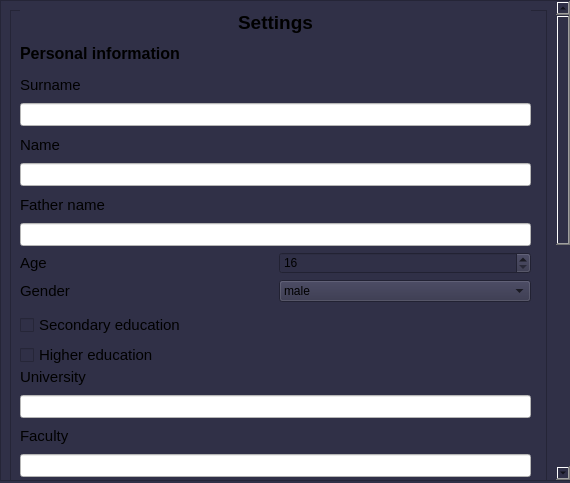
<?xml version="1.0" encoding="UTF-8"?>
<ui version="4.0">
 <class>Settings</class>
 <widget class="QDialog" name="Settings">
  <property name="geometry">
   <rect>
    <x>0</x>
    <y>0</y>
    <width>570</width>
    <height>483</height>
   </rect>
  </property>
  <property name="minimumSize">
   <size>
    <width>570</width>
    <height>483</height>
   </size>
  </property>
  <property name="maximumSize">
   <size>
    <width>570</width>
    <height>483</height>
   </size>
  </property>
  <property name="windowTitle">
   <string>Settings</string>
  </property>
  <property name="styleSheet">
   <string notr="true">background-color: rgb(48, 48, 71);</string>
  </property>
  <widget class="QScrollArea" name="scrollArea">
   <property name="geometry">
    <rect>
     <x>0</x>
     <y>0</y>
     <width>571</width>
     <height>481</height>
    </rect>
   </property>
   <property name="minimumSize">
    <size>
     <width>571</width>
     <height>481</height>
    </size>
   </property>
   <property name="maximumSize">
    <size>
     <width>571</width>
     <height>16777215</height>
    </size>
   </property>
   <property name="widgetResizable">
    <bool>true</bool>
   </property>
   <widget class="QWidget" name="scrollAreaWidgetContents_2">
    <property name="geometry">
     <rect>
      <x>0</x>
      <y>-305</y>
      <width>555</width>
      <height>938</height>
     </rect>
    </property>
    <layout class="QHBoxLayout" name="horizontalLayout_2">
     <item>
      <widget class="QFrame" name="frame">
       <property name="minimumSize">
        <size>
         <width>0</width>
         <height>920</height>
        </size>
       </property>
       <property name="styleSheet">
        <string notr="true"/>
       </property>
       <property name="frameShape">
        <enum>QFrame::StyledPanel</enum>
       </property>
       <property name="frameShadow">
        <enum>QFrame::Raised</enum>
       </property>
       <widget class="QCheckBox" name="student_cbox">
        <property name="geometry">
         <rect>
          <x>10</x>
          <y>620</y>
          <width>507</width>
          <height>20</height>
         </rect>
        </property>
        <property name="font">
         <font>
          <pointsize>11</pointsize>
         </font>
        </property>
        <property name="layoutDirection">
         <enum>Qt::RightToLeft</enum>
        </property>
        <property name="text">
         <string>Still learning</string>
        </property>
       </widget>
       <widget class="QWidget" name="layoutWidget">
        <property name="geometry">
         <rect>
          <x>10</x>
          <y>640</y>
          <width>511</width>
          <height>231</height>
         </rect>
        </property>
        <layout class="QVBoxLayout" name="verticalLayout">
         <item>
          <widget class="QLabel" name="label_19">
           <property name="font">
            <font>
             <pointsize>12</pointsize>
             <bold>true</bold>
            </font>
           </property>
           <property name="text">
            <string>Interests</string>
           </property>
          </widget>
         </item>
         <item>
          <widget class="QTextEdit" name="interests_edit">
           <property name="font">
            <font>
             <pointsize>11</pointsize>
            </font>
           </property>
          </widget>
         </item>
        </layout>
       </widget>
       <widget class="QWidget" name="layoutWidget">
        <property name="geometry">
         <rect>
          <x>10</x>
          <y>880</y>
          <width>511</width>
          <height>41</height>
         </rect>
        </property>
        <layout class="QFormLayout" name="formLayout">
         <item row="0" column="0">
          <widget class="QPushButton" name="pushButton">
           <property name="minimumSize">
            <size>
             <width>250</width>
             <height>0</height>
            </size>
           </property>
           <property name="font">
            <font>
             <pointsize>12</pointsize>
            </font>
           </property>
           <property name="text">
            <string>Back</string>
           </property>
          </widget>
         </item>
         <item row="0" column="1">
          <widget class="QPushButton" name="pushButton_2">
           <property name="minimumSize">
            <size>
             <width>250</width>
             <height>0</height>
            </size>
           </property>
           <property name="maximumSize">
            <size>
             <width>250</width>
             <height>16777215</height>
            </size>
           </property>
           <property name="font">
            <font>
             <pointsize>11</pointsize>
            </font>
           </property>
           <property name="text">
            <string>Save</string>
           </property>
          </widget>
         </item>
        </layout>
       </widget>
       <widget class="QWidget" name="layoutWidget">
        <property name="geometry">
         <rect>
          <x>10</x>
          <y>270</y>
          <width>511</width>
          <height>87</height>
         </rect>
        </property>
        <layout class="QVBoxLayout" name="verticalLayout_3">
         <item>
          <widget class="QLabel" name="label_9">
           <property name="font">
            <font>
             <pointsize>12</pointsize>
             <bold>true</bold>
            </font>
           </property>
           <property name="text">
            <string>Education</string>
           </property>
          </widget>
         </item>
         <item>
          <widget class="QCheckBox" name="sec_ed_cbox">
           <property name="font">
            <font>
             <pointsize>11</pointsize>
            </font>
           </property>
           <property name="text">
            <string>Secondary education</string>
           </property>
          </widget>
         </item>
         <item>
          <widget class="QCheckBox" name="higher_ed_cbox">
           <property name="font">
            <font>
             <pointsize>11</pointsize>
            </font>
           </property>
           <property name="text">
            <string>Higher education</string>
           </property>
          </widget>
         </item>
        </layout>
       </widget>
       <widget class="QWidget" name="layoutWidget">
        <property name="geometry">
         <rect>
          <x>10</x>
          <y>0</y>
          <width>511</width>
          <height>292</height>
         </rect>
        </property>
        <layout class="QVBoxLayout" name="verticalLayout_5">
         <item>
          <layout class="QVBoxLayout" name="verticalLayout_2">
           <item>
            <widget class="QLabel" name="label_2">
             <property name="font">
              <font>
               <pointsize>14</pointsize>
               <bold>true</bold>
              </font>
             </property>
             <property name="text">
              <string>Settings</string>
             </property>
             <property name="alignment">
              <set>Qt::AlignCenter</set>
             </property>
            </widget>
           </item>
           <item>
            <widget class="QLabel" name="label_10">
             <property name="font">
              <font>
               <pointsize>12</pointsize>
               <bold>true</bold>
              </font>
             </property>
             <property name="text">
              <string>Personal information</string>
             </property>
            </widget>
           </item>
           <item>
            <widget class="QLabel" name="label_3">
             <property name="font">
              <font>
               <pointsize>11</pointsize>
              </font>
             </property>
             <property name="text">
              <string>Surname</string>
             </property>
            </widget>
           </item>
           <item>
            <widget class="QLineEdit" name="surname">
             <property name="font">
              <font>
               <pointsize>10</pointsize>
              </font>
             </property>
             <property name="styleSheet">
              <string notr="true">background-color: rgb(255, 255, 255);
color: rgb(12, 12, 12);</string>
             </property>
            </widget>
           </item>
           <item>
            <widget class="QLabel" name="label_4">
             <property name="font">
              <font>
               <pointsize>11</pointsize>
              </font>
             </property>
             <property name="text">
              <string>Name</string>
             </property>
            </widget>
           </item>
           <item>
            <widget class="QLineEdit" name="name">
             <property name="font">
              <font>
               <pointsize>10</pointsize>
              </font>
             </property>
             <property name="styleSheet">
              <string notr="true">background-color: rgb(255, 255, 255);
color: rgb(12, 12, 12);</string>
             </property>
            </widget>
           </item>
           <item>
            <widget class="QLabel" name="label_5">
             <property name="font">
              <font>
               <pointsize>11</pointsize>
              </font>
             </property>
             <property name="text">
              <string>Father name</string>
             </property>
            </widget>
           </item>
           <item>
            <widget class="QLineEdit" name="last_name">
             <property name="font">
              <font>
               <pointsize>10</pointsize>
              </font>
             </property>
             <property name="styleSheet">
              <string notr="true">background-color: rgb(255, 255, 255);
color: rgb(12, 12, 12);</string>
             </property>
            </widget>
           </item>
          </layout>
         </item>
         <item>
          <layout class="QHBoxLayout" name="horizontalLayout_6">
           <item>
            <widget class="QLabel" name="label_7">
             <property name="font">
              <font>
               <pointsize>11</pointsize>
              </font>
             </property>
             <property name="text">
              <string>Age</string>
             </property>
            </widget>
           </item>
           <item>
            <widget class="QSpinBox" name="ageSpinBox">
             <property name="minimum">
              <number>16</number>
             </property>
             <property name="maximum">
              <number>100</number>
             </property>
            </widget>
           </item>
          </layout>
         </item>
         <item>
          <layout class="QHBoxLayout" name="horizontalLayout_7">
           <item>
            <widget class="QLabel" name="label_8">
             <property name="font">
              <font>
               <pointsize>11</pointsize>
              </font>
             </property>
             <property name="text">
              <string>Gender</string>
             </property>
            </widget>
           </item>
           <item>
            <widget class="QComboBox" name="genderComboBox">
             <item>
              <property name="text">
               <string>male</string>
              </property>
             </item>
             <item>
              <property name="text">
               <string>female</string>
              </property>
             </item>
            </widget>
           </item>
          </layout>
         </item>
        </layout>
       </widget>
       <widget class="QWidget" name="layoutWidget">
        <property name="geometry">
         <rect>
          <x>10</x>
          <y>355</y>
          <width>511</width>
          <height>258</height>
         </rect>
        </property>
        <layout class="QVBoxLayout" name="verticalLayout_6">
         <item>
          <layout class="QVBoxLayout" name="verticalLayout_4">
           <item>
            <widget class="QLabel" name="label_11">
             <property name="font">
              <font>
               <pointsize>11</pointsize>
              </font>
             </property>
             <property name="text">
              <string>University</string>
             </property>
            </widget>
           </item>
           <item>
            <widget class="QLineEdit" name="university">
             <property name="font">
              <font>
               <pointsize>10</pointsize>
              </font>
             </property>
             <property name="styleSheet">
              <string notr="true">background-color: rgb(255, 255, 255);
color: rgb(33, 33, 33);</string>
             </property>
            </widget>
           </item>
           <item>
            <widget class="QLabel" name="label_12">
             <property name="font">
              <font>
               <pointsize>11</pointsize>
              </font>
             </property>
             <property name="text">
              <string>Faculty</string>
             </property>
            </widget>
           </item>
           <item>
            <widget class="QLineEdit" name="faculty">
             <property name="font">
              <font>
               <pointsize>10</pointsize>
              </font>
             </property>
             <property name="styleSheet">
              <string notr="true">background-color: rgb(255, 255, 255);
color: rgb(33, 33, 33);</string>
             </property>
             <property name="text">
              <string/>
             </property>
            </widget>
           </item>
           <item>
            <widget class="QLabel" name="label_14">
             <property name="font">
              <font>
               <pointsize>11</pointsize>
              </font>
             </property>
             <property name="text">
              <string>Speciality</string>
             </property>
            </widget>
           </item>
           <item>
            <widget class="QLineEdit" name="speciality">
             <property name="font">
              <font>
               <pointsize>10</pointsize>
              </font>
             </property>
             <property name="styleSheet">
              <string notr="true">background-color: rgb(255, 255, 255);
color: rgb(33, 33, 33);</string>
             </property>
            </widget>
           </item>
           <item>
            <widget class="QLabel" name="label_13">
             <property name="font">
              <font>
               <pointsize>11</pointsize>
              </font>
             </property>
             <property name="text">
              <string>Degree</string>
             </property>
            </widget>
           </item>
           <item>
            <widget class="QLineEdit" name="degree">
             <property name="font">
              <font>
               <pointsize>10</pointsize>
              </font>
             </property>
             <property name="styleSheet">
              <string notr="true">background-color: rgb(255, 255, 255);
color: rgb(12, 12, 12);</string>
             </property>
            </widget>
           </item>
          </layout>
         </item>
         <item>
          <layout class="QHBoxLayout" name="horizontalLayout_12">
           <item>
            <widget class="QLabel" name="label_15">
             <property name="font">
              <font>
               <pointsize>11</pointsize>
              </font>
             </property>
             <property name="text">
              <string>Year of admission</string>
             </property>
            </widget>
           </item>
           <item>
            <widget class="QSpinBox" name="admissionSpinBox">
             <property name="buttonSymbols">
              <enum>QAbstractSpinBox::NoButtons</enum>
             </property>
             <property name="minimum">
              <number>1950</number>
             </property>
             <property name="maximum">
              <number>2024</number>
             </property>
            </widget>
           </item>
           <item>
            <widget class="QLabel" name="label_16">
             <property name="font">
              <font>
               <pointsize>11</pointsize>
              </font>
             </property>
             <property name="text">
              <string>Year of graduation</string>
             </property>
            </widget>
           </item>
           <item>
            <widget class="QSpinBox" name="graduationSpinBox">
             <property name="buttonSymbols">
              <enum>QAbstractSpinBox::NoButtons</enum>
             </property>
             <property name="minimum">
              <number>1954</number>
             </property>
             <property name="maximum">
              <number>2050</number>
             </property>
            </widget>
           </item>
          </layout>
         </item>
        </layout>
       </widget>
      </widget>
     </item>
    </layout>
   </widget>
  </widget>
 </widget>
 <resources/>
 <connections/>
</ui>
